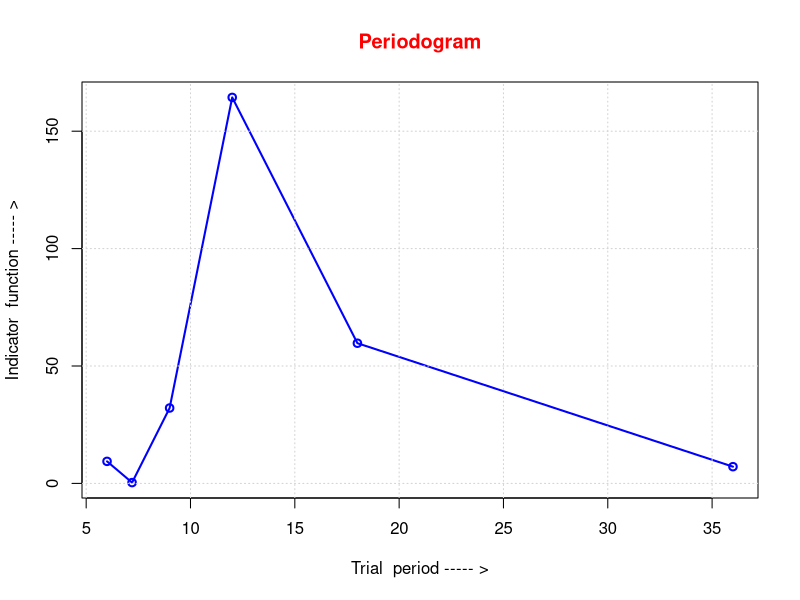

The R source for this figure:
#For calculating  and evaluating the ANOVA, we use the following R-program:
  y=c(200,208,208,204,204,207,207,204,202,199,201,198,200,202,203,205,207,211,204,206,203,203,201,198,200,206,207,206,200,203,203,200,200,195,202,204)
  a0=mean(y)
  a0
  m=mat.or.vec(36,1)
  n=mat.or.vec(36,1)
  #36#
  for(i in 1:36){
    m[i]=y[i]*cos((2*pi*i)/36)
    n[i]=y[i]*sin((2*pi*i)/36)}
  a36=(2/36)*sum(m)
  a36
  b36=(2/36)*sum(n)
  b36
  i_36=(36/2)*((a36^2)+(b36^2))
  i_36
  #18#
  for(i in 1:36){
    m[i]=y[i]*cos((2*pi*i)/18)
    n[i]=y[i]*sin((2*pi*i)/18)}
  a18=(2/36)*sum(m)
  a18
  b18=(2/36)*sum(n)
  b18
  i_18=(36/2)*((a18^2)+(b18^2))
  i_18
  #12#
  for(i in 1:36){
    m[i]=y[i]*cos((2*pi*i)/12)
    n[i]=y[i]*sin((2*pi*i)/12)}
  a12=(2/36)*sum(m)
  a12
  b12=(2/36)*sum(n)
  b12
  i_12=(36/2)*((a12^2)+(b12^2))
  i_12
  #9#
  for(i in 1:36){
    m[i]=y[i]*cos((2*pi*i)/9)
    n[i]=y[i]*sin((2*pi*i)/9)}
  a9=(2/36)*sum(m)
  a9
  b9=(2/36)*sum(n)
  b9
  i_9=(36/2)*((a9^2)+(b9^2))
  i_9
  #36/5#
  for(i in 1:36){
    m[i]=y[i]*cos((2*pi*i)/(36/5))
    n[i]=y[i]*sin((2*pi*i)/(36/5))}
  a365=(2/36)*sum(m)
  a365
  b365=(2/36)*sum(n)
  b365
  i_36_5=(36/2)*((a365^2)+(b365^2))
  i_36_5
  #6#
  for(i in 1:36){
    m[i]=y[i]*cos((2*pi*i)/6)
    n[i]=y[i]*sin((2*pi*i)/6)}
  a6=(2/36)*sum(m)
  a6
  b6=(2/36)*sum(n)
  b6
  i_6=(36/2)*((a6^2)+(b6^2))
  i_6
  mu=c(36,18,12,9,36/5,6)
  i_mu=c(i_36,i_18,i_12,i_9,i_36_5,i_6)
  i_mu
  plot(mu,i_mu,type="o",
       col="blue",
       xlab="Trial  period ----- >",
       ylab="Indicator  function ----- >",
       main="Periodogram",
       col.main="red",
       lwd=2)
  grid()
  tss=sum((y-a0)^2)
  tss
  ms=i_mu/2
  ms
  ess=tss-sum(i_mu)
  ess
  mse=ess/23
  mse
  obs_f=ms/mse
  obs_f
  tab_f=qf(1-0.05,2,23,0)
  tab_f
  